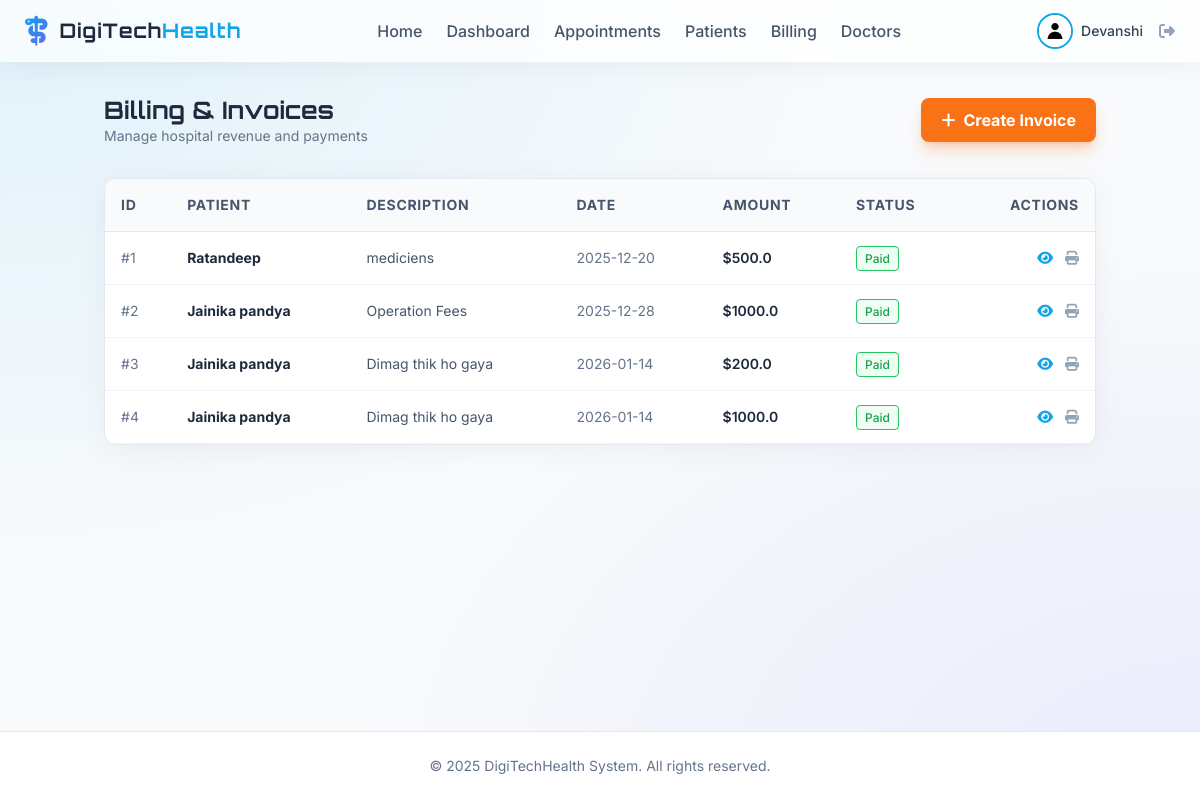
/invoices (signed in), run on the app's committed database.
### app/models.py (models this page shows, shortened)
class User(db.Model, UserMixin):
    id = db.Column(db.Integer, primary_key=True)
    username = db.Column(db.String(20), unique=True, nullable=False)
    email = db.Column(db.String(120), unique=True, nullable=False)
    image_file = db.Column(db.String(20), nullable=False, default='default.jpg')
    password_hash = db.Column(db.String(128))
    role = db.Column(db.String(20), nullable=False, default='patient')

class Invoice(db.Model):
    id = db.Column(db.Integer, primary_key=True)
    patient_id = db.Column(db.Integer, db.ForeignKey('patient.id'), nullable=False)
    amount = db.Column(db.Float, nullable=False)
    status = db.Column(db.String(20), nullable=False, default='Pending') # Pending, Paid
    description = db.Column(db.String(200), nullable=False)
    date_issued = db.Column(db.DateTime, nullable=False, default=db.func.current_timestamp())
    patient = db.relationship('Patient', backref='invoices')

class Patient(db.Model):
    id = db.Column(db.Integer, primary_key=True)
    user_id = db.Column(db.Integer, db.ForeignKey('user.id'), nullable=True) # Optional link to User account
    name = db.Column(db.String(100), nullable=False)
    age = db.Column(db.Integer, nullable=True)
    gender = db.Column(db.String(10), nullable=True)
    contact = db.Column(db.String(15), nullable=True)
    address = db.Column(db.Text, nullable=True)
    medical_history = db.Column(db.Text, nullable=True)
    image_file = db.Column(db.String(20), nullable=False, default='default.jpg')
    date_created = db.Column(db.DateTime, nullable=False, default=db.func.current_timestamp())
    user = db.relationship('User', backref=db.backref('patient_profile', uselist=False))

### app/billing/routes.py (the view)
@billing.route("/invoices")
@login_required
def list_invoices():
    if current_user.role == 'admin' or current_user.role == 'receptionist':
        invoices = Invoice.query.all()
    elif current_user.role == 'doctor':
        invoices = Invoice.query.all()
    else:
        patient = Patient.query.filter_by(user_id=current_user.id).first()
        if patient:
            invoices = Invoice.query.filter_by(patient_id=patient.id).all()
        else:
            invoices = []
    return render_template('billing/list.html', invoices=invoices)

### app/models.py (called while the page is built)
@login_manager.user_loader
def load_user(user_id):
    return User.query.get(int(user_id))

### app/templates/billing/list.html
{% extends "base.html" %}
{% block content %}
<div class="flex justify-between items-center mb-8">
    <div>
        <h2 class="text-2xl font-display font-bold text-slate-800">Billing & Invoices</h2>
        <p class="text-slate-500 text-sm">Manage hospital revenue and payments</p>
    </div>
    <a href="{{ url_for('billing.create_invoice') }}"
        class="px-5 py-2.5 bg-orange-500 text-white font-bold rounded-lg hover:bg-orange-600 transition-colors shadow-lg shadow-orange-500/30 flex items-center">
        <i class="fa-solid fa-plus mr-2"></i> Create Invoice
    </a>
</div>
<div class="glass border border-slate-200 rounded-xl overflow-hidden bg-white">
    <div class="overflow-x-auto">
        <table class="w-full text-left border-collapse">
            <thead>
                <tr class="bg-slate-50 text-slate-600 text-sm uppercase tracking-wider">
                    <th class="p-4 border-b border-slate-200">ID</th>
                    <th class="p-4 border-b border-slate-200">Patient</th>
                    <th class="p-4 border-b border-slate-200">Description</th>
                    <th class="p-4 border-b border-slate-200">Date</th>
                    <th class="p-4 border-b border-slate-200">Amount</th>
                    <th class="p-4 border-b border-slate-200">Status</th>
                    <th class="p-4 border-b border-slate-200 text-right">Actions</th>
                </tr>
            </thead>
            <tbody class="text-sm">
                {% for invoice in invoices %}
                <tr class="hover:bg-slate-50 transition-colors border-b border-slate-100">
                    <td class="p-4 text-slate-500">#{{ invoice.id }}</td>
                    <td class="p-4 font-bold text-slate-800">{{ invoice.patient.name }}</td>
                    <td class="p-4 text-slate-600">{{ invoice.description }}</td>
                    <td class="p-4 text-slate-500">{{ invoice.date_issued.strftime('%Y-%m-%d') }}</td>
                    <td class="p-4 font-semibold text-slate-800">${{ invoice.amount }}</td>
                    <td class="p-4">
                        <span class="text-xs px-2 py-1 rounded border font-medium
                        {% if invoice.status == 'Paid' %} border-green-500 text-green-600 bg-green-50
                        {% else %} border-orange-500 text-orange-600 bg-orange-50 {% endif %}">
                            {{ invoice.status }}
                        </span>
                    </td>
                    <td class="p-4 text-right">
                        <a href="{{ url_for('billing.view_invoice', invoice_id=invoice.id) }}"
                            class="text-primary hover:text-sky-700 transition-colors mr-2">
                            <i class="fa-solid fa-eye"></i>
                        </a>
                        <a href="#" class="text-slate-400 hover:text-slate-700 transition-colors">
                            <i class="fa-solid fa-print"></i>
                        </a>
                    </td>
                </tr>
                {% else %}
                <tr>
                    <td colspan="7" class="p-8 text-center text-slate-500">
                        No invoices found.
                    </td>
                </tr>
                {% endfor %}
            </tbody>
        </table>
    </div>
</div>
{% endblock %}

### app/templates/base.html (shortened to what this page needs)
<!doctype html>
<html lang="en">
<head>
  <script src="https://cdn.tailwindcss.com"></script>
  <link rel="stylesheet" href="https://cdnjs.cloudflare.com/ajax/libs/font-awesome/6.4.0/css/all.min.css">
  <link rel="stylesheet" href="{{ url_for('static', filename='css/main.css') }}">
</head>
<body class="overflow-x-hidden">
  <div class="min-h-screen flex flex-col">
    {% if current_user.is_authenticated %}
    <nav class="glass sticky top-0 z-50 px-6 py-3 flex justify-between items-center">
      <div class="flex items-center">
        <i class="fa-solid fa-staff-snake text-3xl gradient-text mr-3"></i>
        <a href="{{ url_for('main.home') }}" class="text-xl font-display font-bold text-slate-800 tracking-wider">
          DigiTech<span class="text-primary">Health</span>
        </a>
      </div>
      <div class="hidden lg:flex items-center space-x-6">
        <a href="{{ url_for('main.home') }}"
          class="font-medium text-slate-600 hover:text-primary transition-colors {{ 'text-primary' if request.endpoint == 'main.home' }}">Home</a>
        {% if current_user.role in ['admin', 'doctor', 'receptionist'] %}
        <a href="{{ url_for('main.dashboard') }}"
          class="font-medium text-slate-600 hover:text-primary transition-colors {{ 'text-primary' if request.endpoint == 'main.dashboard' }}">Dashboard</a>
        {% endif %}
        <a href="{{ url_for('appointment.list_appointments') }}"
          class="font-medium text-slate-600 hover:text-primary transition-colors {{ 'text-primary' in request.endpoint and 'appointment' in request.endpoint }}">Appointments</a>
        <a href="{{ url_for('patient.list_patients') }}"
          class="font-medium text-slate-600 hover:text-primary transition-colors {{ 'text-primary' in request.endpoint and 'patient' in request.endpoint }}">
          {{ 'Patients' if current_user.role in ['admin', 'doctor', 'receptionist'] else 'My Profile' }}
        </a>
        <a href="{{ url_for('billing.list_invoices') }}"
          class="font-medium text-slate-600 hover:text-primary transition-colors {{ 'text-primary' in request.endpoint and 'billing' in request.endpoint }}">
          {{ 'Billing' if current_user.role in ['admin', 'doctor', 'receptionist'] else 'My Invoices' }}
        </a>
        {% if current_user.role in ['admin', 'doctor', 'receptionist'] %}
        <a href="{{ url_for('doctor.list_doctors') }}"
          class="font-medium text-slate-600 hover:text-primary transition-colors {{ 'text-primary' in request.endpoint and 'doctor' in request.endpoint }}">Doctors</a>
        {% endif %}
      </div>
      <div class="flex items-center space-x-4">
        <a href="{{ url_for('main.account') }}" class="flex items-center space-x-2 group">
          <div class="relative">
            <img
              class="h-9 w-9 rounded-full object-cover border-2 border-primary group-hover:border-secondary transition-colors"
              src="{{ url_for('static', filename='profile_pics/' + current_user.image_file) }}"
              alt="{{ current_user.username }}">
          </div>
          <span class="hidden md:block font-medium text-sm text-slate-700 group-hover:text-primary transition-colors">{{
            current_user.username }}</span>
        </a>
        <a href="{{ url_for('auth.logout') }}" class="text-slate-400 hover:text-red-500 transition-colors"
          title="Logout">
          <i class="fa-solid fa-right-from-bracket"></i>
        </a>
      </div>
    </nav>
    {% endif %}
    <main class="flex-1 container mx-auto px-4 py-8">
      <div class="fade-in-up">
        {% block content %}{% endblock %}
      </div>
    </main>
    <footer class="bg-white border-t border-slate-200 py-6 mt-auto">
      <div class="container mx-auto px-4 text-center text-slate-500 text-sm">
        &copy; 2025 DigiTechHealth System. All rights reserved.
      </div>
    </footer>
  </div>
</body>
</html>

### app/static/css/main.css (style rules this page uses)
.glass { background: rgba(255, 255, 255, 0.7); backdrop-filter: blur(12px); -webkit-backdrop-filter: blur(12px); border: 1px solid rgba(255, 255, 255, 0.5); box-shadow: 0 4px 30px rgba(0, 0, 0, 0.05); }
.gradient-text { background: linear-gradient(135deg, #0ea5e9, #6366f1); -webkit-background-clip: text; background-clip: text; color: transparent; }

### app/templates/base.html (style rules this page uses)
body { background-color: #f8fafc; background-image: radial-gradient(at 0% 0%, rgba(14, 165, 233, 0.1) 0, transparent 50%), radial-gradient(at 100% 100%, rgba(99, 102, 241, 0.1) 0, transparent 50%); color: #1e293b; font-family: 'Inter', sans-serif; min-height: 100vh; }

### data on the page
User: role "Patients", role "Billing", image_file (placeholder picture), username "Devanshi"
Invoice: id "1", patient.name "Ratandeep", description "mediciens", date_issued "2025-12-20", amount "500.0", status "Paid"
Invoice: id "2", patient.name "Jainika pandya", description "Operation Fees", date_issued "2025-12-28", amount "1000.0", status "Paid"
Invoice: id "3", patient.name "Jainika pandya", description "Dimag thik ho gaya", date_issued "2026-01-14", amount "200.0", status "Paid"
Invoice: id "4", patient.name "Jainika pandya", description "Dimag thik ho gaya", date_issued "2026-01-14", amount "1000.0", status "Paid"
